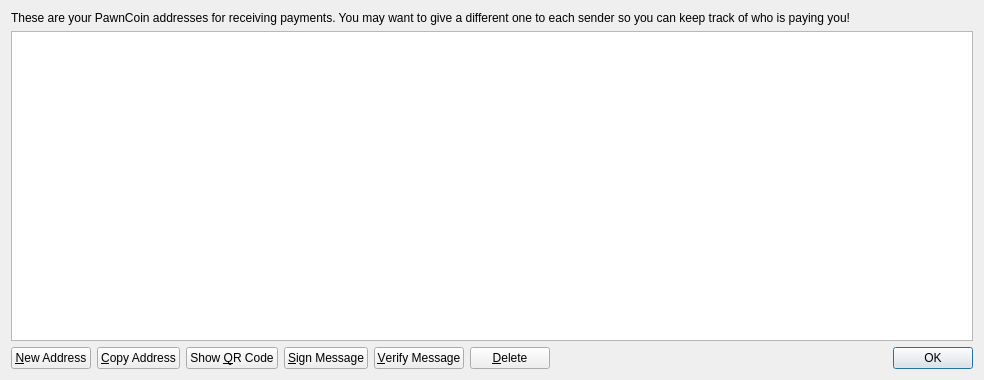
<?xml version="1.0" encoding="UTF-8"?>
<ui version="4.0">
 <class>AddressBookPage</class>
 <widget class="QWidget" name="AddressBookPage">
  <property name="geometry">
   <rect>
    <x>0</x>
    <y>0</y>
    <width>984</width>
    <height>380</height>
   </rect>
  </property>
  <property name="windowTitle">
   <string>Address Book</string>
  </property>
  <layout class="QVBoxLayout" name="verticalLayout">
   <item>
    <widget class="QLabel" name="labelExplanation">
     <property name="text">
      <string>These are your PawnCoin addresses for receiving payments. You may want to give a different one to each sender so you can keep track of who is paying you!</string>
     </property>
     <property name="textFormat">
      <enum>Qt::PlainText</enum>
     </property>
     <property name="wordWrap">
      <bool>true</bool>
     </property>
    </widget>
   </item>
   <item>
    <widget class="QTableView" name="tableView">
     <property name="contextMenuPolicy">
      <enum>Qt::CustomContextMenu</enum>
     </property>
     <property name="toolTip">
      <string>Double-click to edit address or label</string>
     </property>
     <property name="tabKeyNavigation">
      <bool>false</bool>
     </property>
     <property name="alternatingRowColors">
      <bool>true</bool>
     </property>
     <property name="selectionMode">
      <enum>QAbstractItemView::SingleSelection</enum>
     </property>
     <property name="selectionBehavior">
      <enum>QAbstractItemView::SelectRows</enum>
     </property>
     <property name="sortingEnabled">
      <bool>true</bool>
     </property>
     <attribute name="verticalHeaderVisible">
      <bool>false</bool>
     </attribute>
    </widget>
   </item>
   <item>
    <layout class="QHBoxLayout" name="horizontalLayout">
     <item>
      <widget class="QPushButton" name="newAddressButton">
       <property name="toolTip">
        <string>Create a new address</string>
       </property>
       <property name="text">
        <string>&amp;New Address</string>
       </property>
      </widget>
     </item>
     <item>
      <widget class="QPushButton" name="copyToClipboard">
       <property name="toolTip">
        <string>Copy the currently selected address to the system clipboard</string>
       </property>
       <property name="text">
        <string>&amp;Copy Address</string>
       </property>
      </widget>
     </item>
     <item>
      <widget class="QPushButton" name="showQRCode">
       <property name="text">
        <string>Show &amp;QR Code</string>
       </property>
      </widget>
     </item>
     <item>
      <widget class="QPushButton" name="signMessage">
       <property name="toolTip">
        <string>Sign a message to prove you own a PawnCoin address</string>
       </property>
       <property name="text">
        <string>&amp;Sign Message</string>
       </property>
      </widget>
     </item>
     <item>
      <widget class="QPushButton" name="verifyMessage">
       <property name="toolTip">
        <string>Verify a message to ensure it was signed with a specified PawnCoin address</string>
       </property>
       <property name="text">
        <string>&amp;Verify Message</string>
       </property>
      </widget>
     </item>
     <item>
      <widget class="QPushButton" name="deleteButton">
       <property name="toolTip">
        <string>Delete the currently selected address from the list. Only sending addresses can be deleted.</string>
       </property>
       <property name="text">
        <string>&amp;Delete</string>
       </property>
      </widget>
     </item>
     <item>
      <spacer name="horizontalSpacer">
       <property name="orientation">
        <enum>Qt::Horizontal</enum>
       </property>
       <property name="sizeHint" stdset="0">
        <size>
         <width>40</width>
         <height>20</height>
        </size>
       </property>
      </spacer>
     </item>
     <item>
      <widget class="QDialogButtonBox" name="buttonBox">
       <property name="sizePolicy">
        <sizepolicy hsizetype="Maximum" vsizetype="Fixed">
         <horstretch>0</horstretch>
         <verstretch>0</verstretch>
        </sizepolicy>
       </property>
       <property name="standardButtons">
        <set>QDialogButtonBox::Ok</set>
       </property>
      </widget>
     </item>
    </layout>
   </item>
  </layout>
 </widget>
 <resources>
  <include location="../bitcoin.qrc"/>
 </resources>
 <connections/>
</ui>
